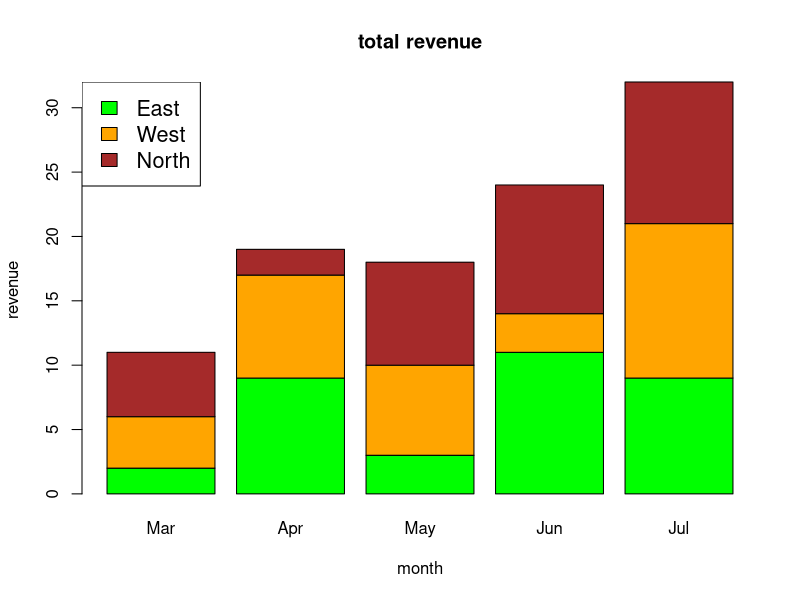
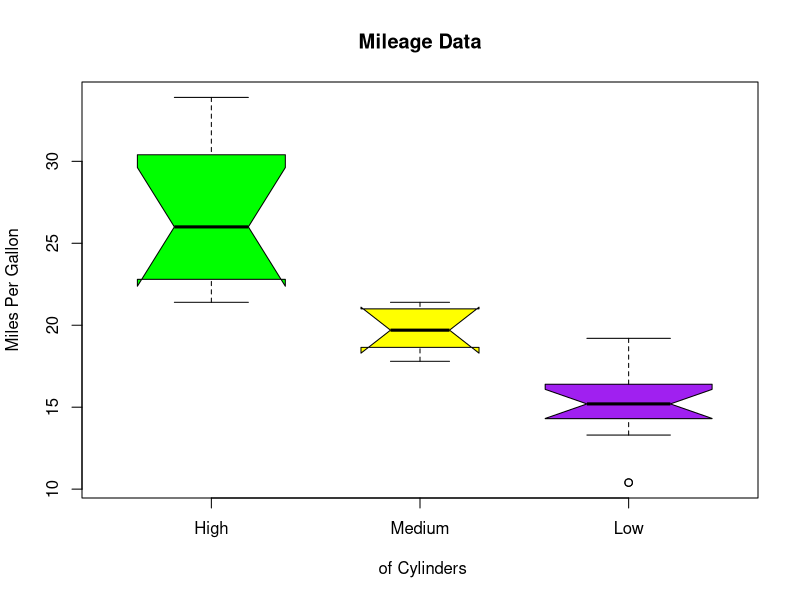
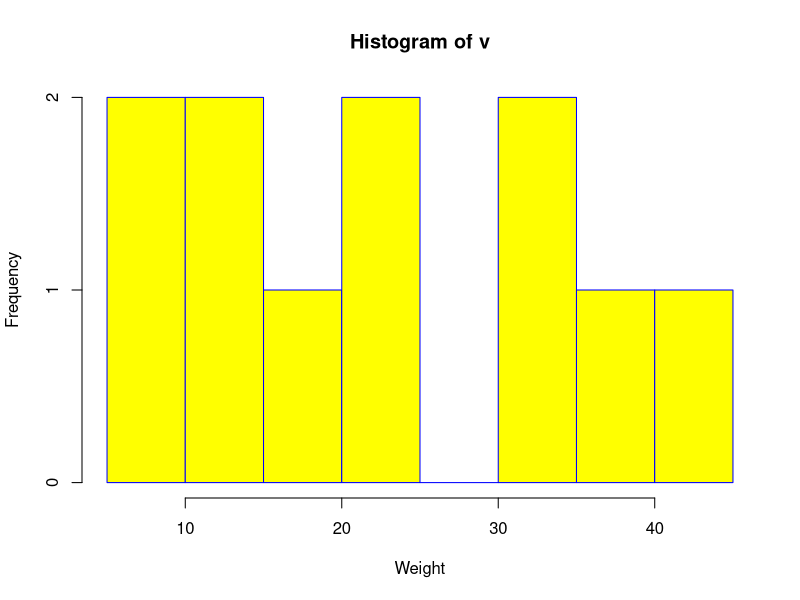
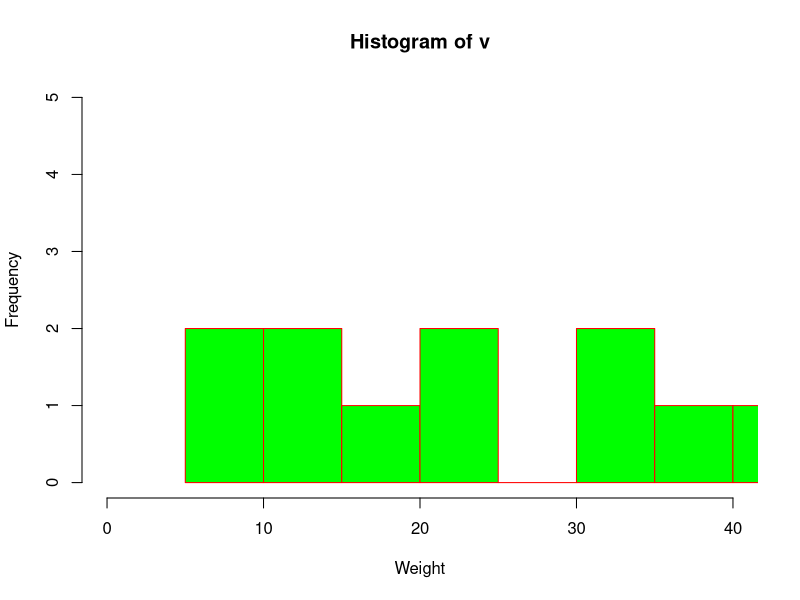
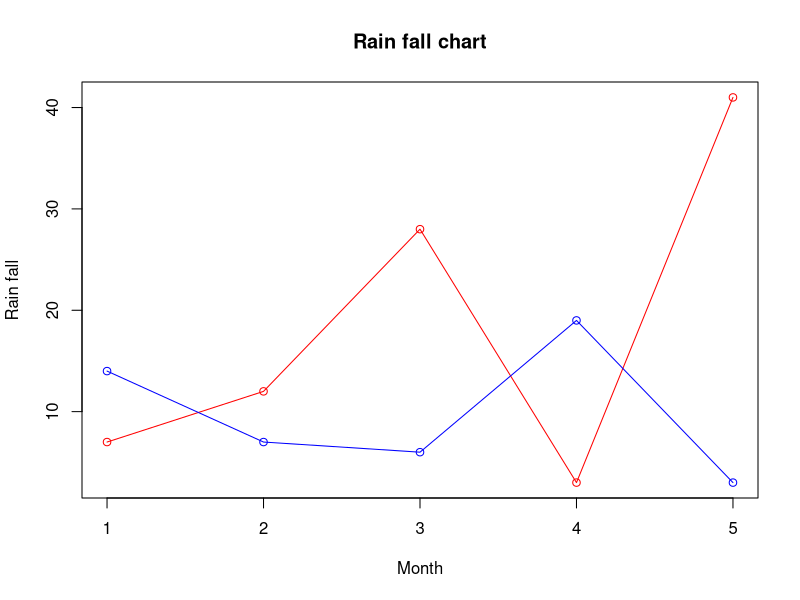
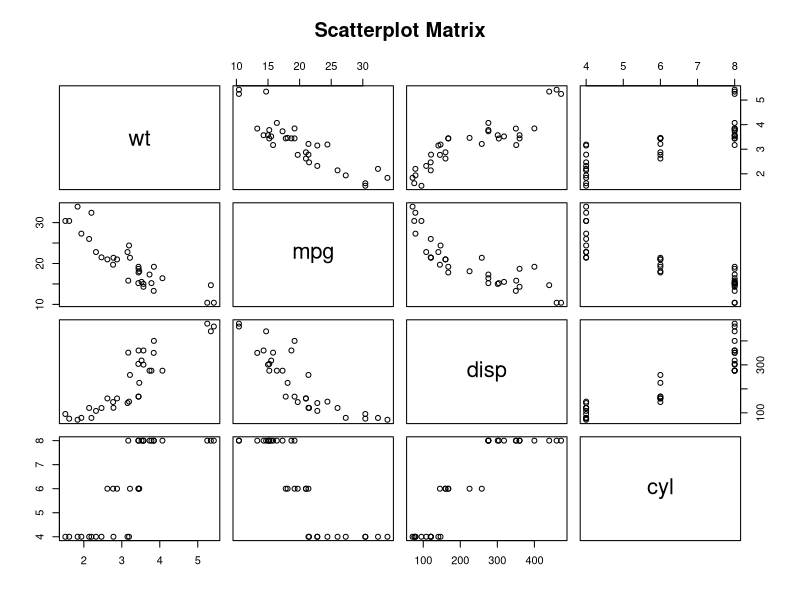
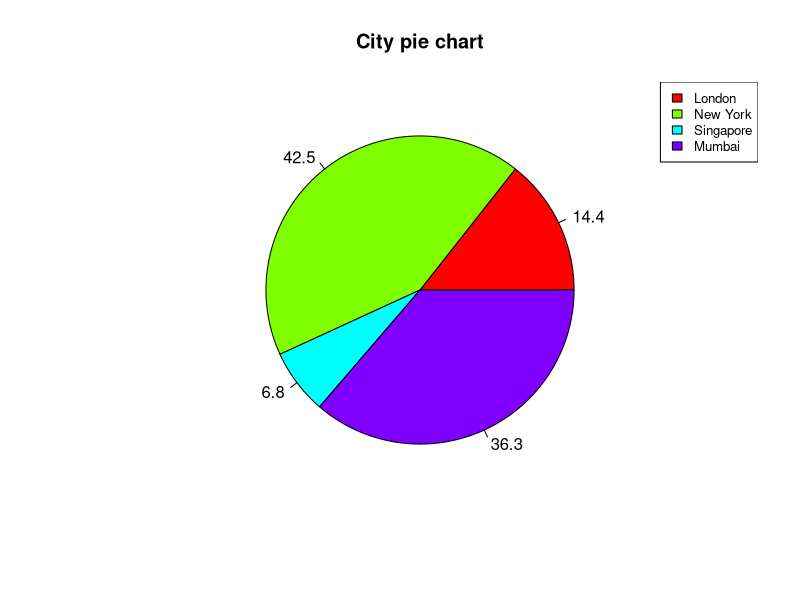

Recreate these plots in R, in order.
#####barchart#####

# Create the input vectors.
colors <- c("green","orange","brown")
months <- c("Mar","Apr","May","Jun","Jul")
regions <- c("East","West","North")

# Create the matrix of the values.
Values <- matrix(c(2,9,3,11,9,4,8,7,3,12,5,2,8,10,11),nrow = 3,ncol = 5,byrow = TRUE)

# Give the chart file a name.
png(file = "barchart_stacked.png")

# Create the bar chart.
barplot(Values,main = "total revenue",names.arg = months,xlab = "month",ylab = "revenue",
        col = colors)

# Add the legend to the chart.
legend("topleft", regions, cex = 1.3, fill = colors)

# Save the file.
dev.off()

#####boxplot#####
input <- mtcars[,c('mpg','cyl')]
print(head(input))

# Give the chart file a name.
png(file = "boxplot_with_notch.png")

# Plot the chart.
boxplot(mpg ~ cyl, data = mtcars, 
        xlab = " of Cylinders",
        ylab = "Miles Per Gallon", 
        main = "Mileage Data",
        notch = TRUE, 
        varwidth = TRUE, 
        col = c("green","yellow","purple"),
        names = c("High","Medium","Low")
)
# Save the file.
dev.off()

####直方图####
# Create data for the graph.
v <-  c(9,13,21,8,36,22,12,41,31,33,19)

# Give the chart file a name.
png(file = "histogram.png")

# Create the histogram.
hist(v,xlab = "Weight",col = "yellow",border = "blue")

# Save the file.
dev.off()

# Create data for the graph.
v <- c(9,13,21,8,36,22,12,41,31,33,19)

# Give the chart file a name.
png(file = "histogram_lim_breaks.png")

# Create the histogram.
hist(v,xlab = "Weight",col = "green",border = "red", xlim = c(0,40), ylim = c(0,5),
     breaks = 5)

# Save the file.
dev.off()

#####折线图######
# Create the data for the chart.
v <- c(7,12,28,3,41)
t <- c(14,7,6,19,3)

# Give the chart file a name.
png(file = "line_chart_2_lines.jpg")

# Plot the bar chart.
plot(v,type = "o",col = "red", xlab = "Month", ylab = "Rain fall", 
     main = "Rain fall chart")

lines(t, type = "o", col = "blue")

# Save the file.
dev.off()

####散点图矩阵#####
# Give the chart file a name.
png(file = "scatterplot_matrices.png")

# Plot the matrices between 4 variables giving 12 plots.

# One variable with 3 others and total 4 variables.

pairs(~wt+mpg+disp+cyl,data = mtcars,
      main = "Scatterplot Matrix")

# Save the file.
dev.off()

#####piechart#####
# Create data for the graph.
x <-  c(21, 62, 10,53)
labels <-  c("London","New York","Singapore","Mumbai")

piepercent<- round(100*x/sum(x), 1)

# Give the chart file a name.
png(file = "city_percentage_legends.jpg")

# Plot the chart.
pie(x, labels = piepercent, main = "City pie chart",col = rainbow(length(x)))
legend("topright", c("London","New York","Singapore","Mumbai"), cex = 0.8,
       fill = rainbow(length(x)))

# Save the file.
dev.off()